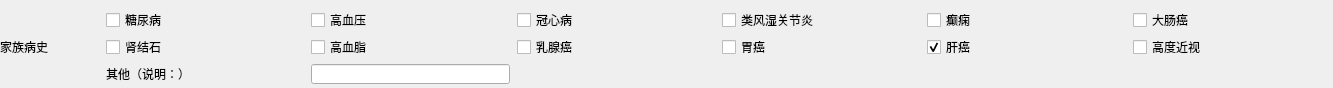
<?xml version="1.0" encoding="UTF-8"?>
<ui version="4.0">
 <class>T3L0</class>
 <widget class="QWidget" name="T3L0">
  <property name="geometry">
   <rect>
    <x>0</x>
    <y>0</y>
    <width>1333</width>
    <height>88</height>
   </rect>
  </property>
  <property name="windowTitle">
   <string>Form</string>
  </property>
  <widget class="QWidget" name="gridLayoutWidget">
   <property name="geometry">
    <rect>
     <x>0</x>
     <y>0</y>
     <width>1331</width>
     <height>84</height>
    </rect>
   </property>
   <layout class="QGridLayout" name="gridLayout" columnstretch="1,2,2,2,2,2,2">
    <property name="topMargin">
     <number>10</number>
    </property>
    <property name="spacing">
     <number>7</number>
    </property>
    <item row="0" column="2">
     <widget class="QCheckBox" name="s12">
      <property name="text">
       <string>高血压</string>
      </property>
     </widget>
    </item>
    <item row="0" column="4">
     <widget class="QCheckBox" name="s14">
      <property name="text">
       <string>类风湿关节炎</string>
      </property>
     </widget>
    </item>
    <item row="0" column="5">
     <widget class="QCheckBox" name="s15">
      <property name="text">
       <string>癫痫</string>
      </property>
     </widget>
    </item>
    <item row="0" column="6">
     <widget class="QCheckBox" name="s16">
      <property name="text">
       <string>大肠癌</string>
      </property>
     </widget>
    </item>
    <item row="0" column="1">
     <widget class="QCheckBox" name="s11">
      <property name="text">
       <string>糖尿病</string>
      </property>
     </widget>
    </item>
    <item row="0" column="3">
     <widget class="QCheckBox" name="s13">
      <property name="text">
       <string>冠心病</string>
      </property>
     </widget>
    </item>
    <item row="1" column="6">
     <widget class="QCheckBox" name="s26">
      <property name="text">
       <string>高度近视</string>
      </property>
     </widget>
    </item>
    <item row="1" column="5">
     <widget class="QCheckBox" name="s25">
      <property name="text">
       <string>肝癌</string>
      </property>
      <property name="checked">
       <bool>true</bool>
      </property>
     </widget>
    </item>
    <item row="1" column="4">
     <widget class="QCheckBox" name="s24">
      <property name="text">
       <string>胃癌</string>
      </property>
     </widget>
    </item>
    <item row="1" column="1">
     <widget class="QCheckBox" name="s21">
      <property name="text">
       <string>肾结石</string>
      </property>
     </widget>
    </item>
    <item row="1" column="3">
     <widget class="QCheckBox" name="s23">
      <property name="text">
       <string>乳腺癌</string>
      </property>
     </widget>
    </item>
    <item row="1" column="2">
     <widget class="QCheckBox" name="s22">
      <property name="text">
       <string>高血脂</string>
      </property>
     </widget>
    </item>
    <item row="0" column="0" rowspan="3">
     <widget class="QLabel" name="label_28">
      <property name="text">
       <string>家族病史</string>
      </property>
     </widget>
    </item>
    <item row="2" column="2">
     <widget class="QLineEdit" name="s32"/>
    </item>
    <item row="2" column="1">
     <widget class="QLabel" name="s31">
      <property name="text">
       <string>其他（说明：）</string>
      </property>
     </widget>
    </item>
   </layout>
  </widget>
 </widget>
 <resources/>
 <connections/>
</ui>
